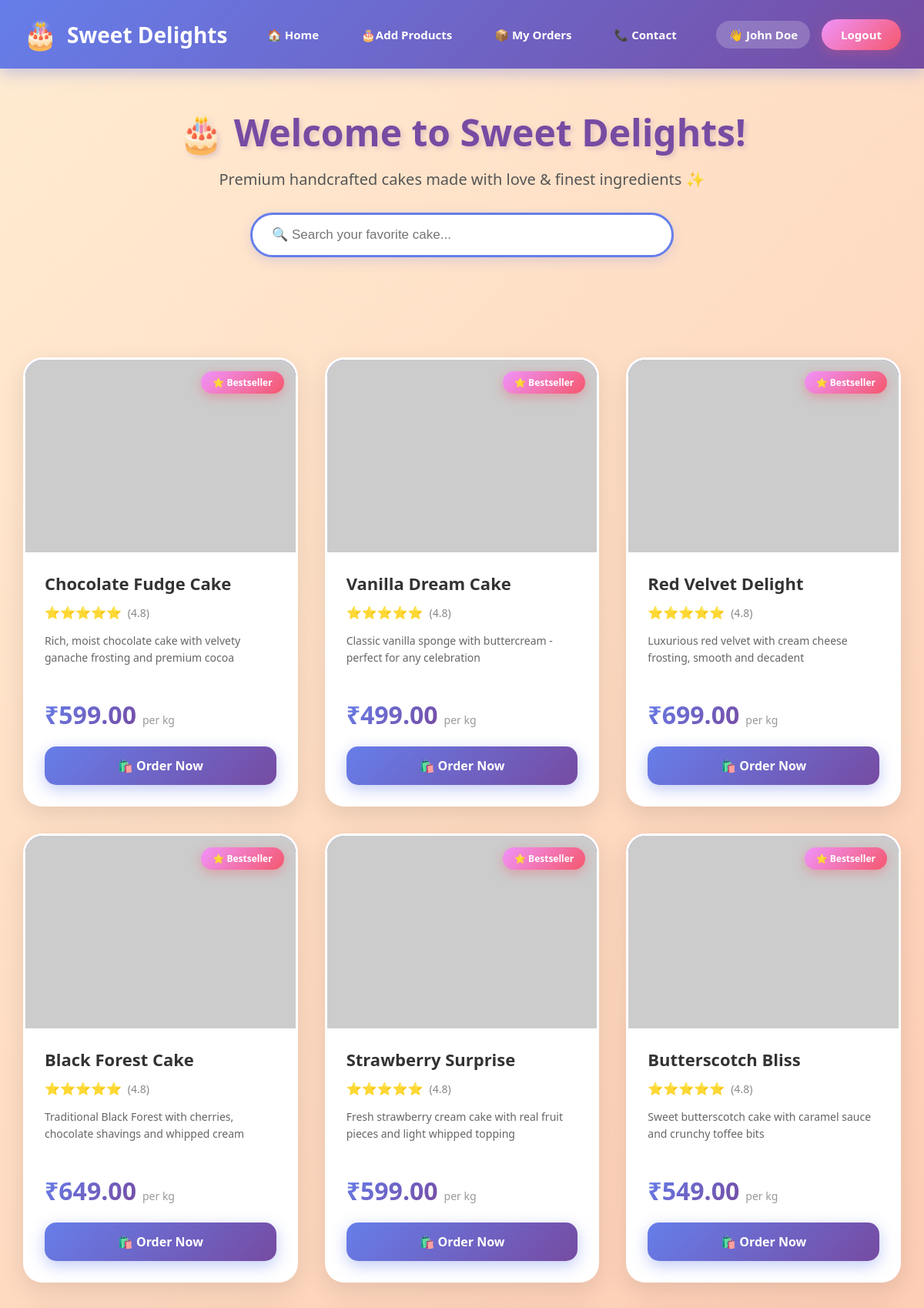
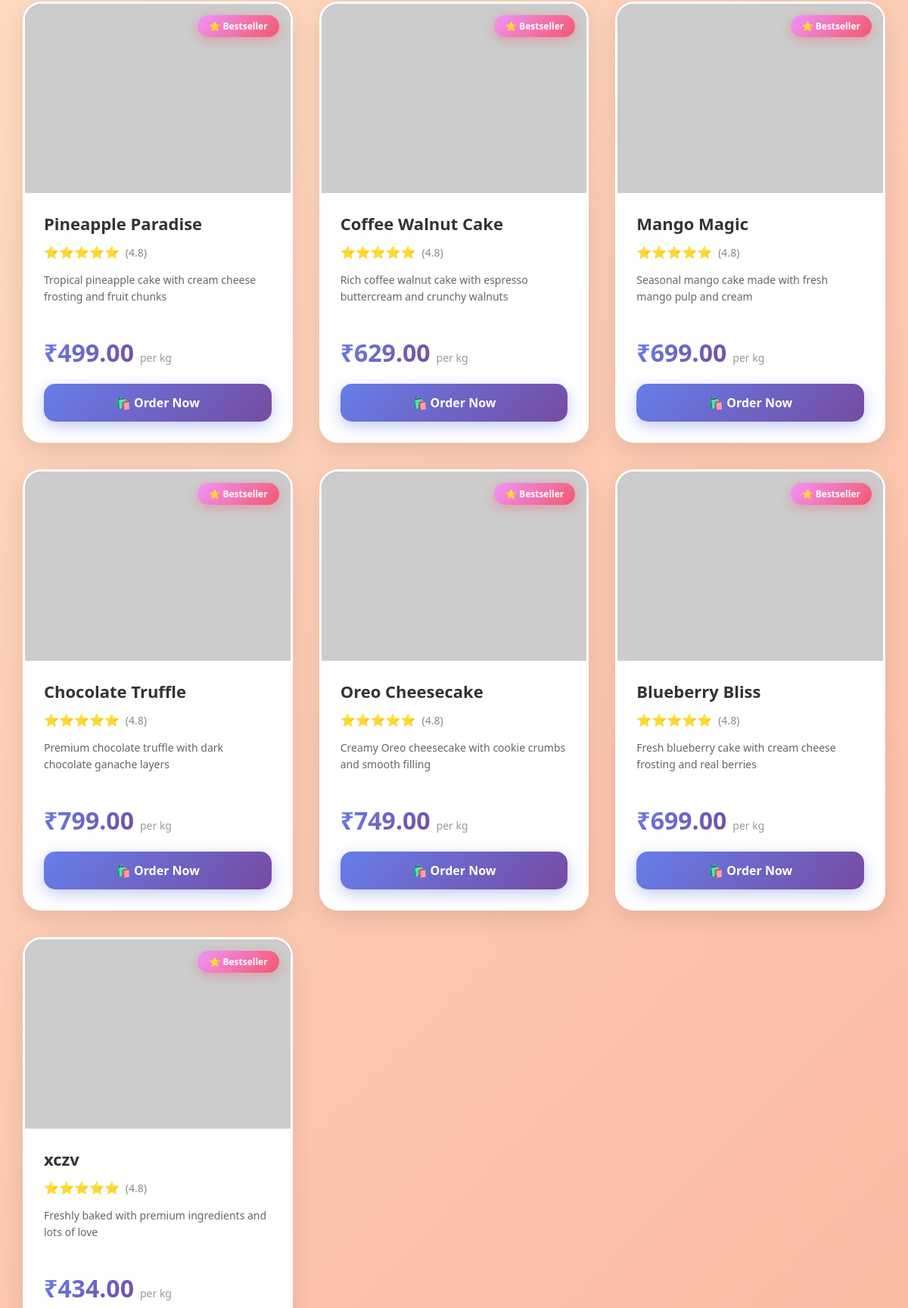
/index.php (signed in, upper part), run on the app's committed database (2 pictures, top to bottom).
### tables this page shows
CREATE TABLE `cakes` (
  `id` int(11) NOT NULL,
  `name` varchar(150) NOT NULL,
  `description` text DEFAULT NULL,
  `price` decimal(10,2) NOT NULL,
  `image` varchar(255) DEFAULT NULL,
  `category` varchar(50) DEFAULT NULL,
  `weight` varchar(50) DEFAULT NULL,
  `availability` enum('available','out_of_stock') DEFAULT 'available',
  `created_at` timestamp NOT NULL DEFAULT current_timestamp(),
  `updated_at` timestamp NOT NULL DEFAULT current_timestamp() ON UPDATE current_timestamp()
);

### index.php (the view, shortened to what this page needs)
<?php
class Database {
    private $host = "localhost";
    private $username = "root";
    private $password = "";
    private $database = "cake_shop";
    private $conn;
    private function connect() {
        $this->conn = new mysqli($this->host, $this->username, $this->password, $this->database);
        $this->conn->set_charset("utf8mb4");
    }
    public function getConnection() {
        return $this->conn;
    }
}
class Cake {
    private $conn;
    public function __construct() {
        $this->db = new Database();
        $this->conn = $this->db->getConnection();
    }
    public function getAllCakes() {
        $query = "SELECT * FROM cakes ORDER BY id ASC";
        $result = $this->conn->query($query);
        return $result;
    }
}
class User {
    public function isLoggedIn() {
        return isset($_SESSION['user_id']) && isset($_SESSION['logged_in']) && $_SESSION['logged_in'] === true;
    }
    public function getUserName() {
        return isset($_SESSION['user_name']) ? $_SESSION['user_name'] : '';
    }
}
class CakeView {
    private $cakeImages;
    private $cakeDescriptions;
    public function __construct() {
        $this->cakeImages = [
            1 => "https://images.unsplash.com/photo-1578985545062-69928b1d9587?w=400&h=300&fit=crop",
            2 => "https://thenovicechefblog.com/wp-content/uploads/2013/08/Vanilla-Cake-Image-560x560.jpg",
            3 => "https://images.unsplash.com/photo-1565958011703-44f9829ba187?w=400&h=300&fit=crop",
            4 => "https://images.unsplash.com/photo-1606890737304-57a1ca8a5b62?w=400&h=300&fit=crop",
            5 => "https://images.unsplash.com/photo-1464349095431-e9a21285b5f3?w=400&h=300&fit=crop",
            6 => "https://images.unsplash.com/photo-1563729784474-d77dbb933a9e?w=400&h=300&fit=crop",
            7 => "https://images.unsplash.com/photo-1576618148400-f54bed99fcfd?w=400&h=300&fit=crop",
            8 => "https://images.unsplash.com/photo-1557925923-cd4648e211a0?w=400&h=300&fit=crop",
            9 => "https://images.unsplash.com/photo-1586985289688-ca3cf47d3e6e?w=400&h=300&fit=crop",
            10 => "https://images.unsplash.com/photo-1571115177098-24ec42ed204d?w=400&h=300&fit=crop",
            11 => "https://www.tamingtwins.com/wp-content/uploads/2018/06/oreo-cheesecake-pin-2-680x1020.jpg",
            12 => "https://images.unsplash.com/photo-1621303837174-89787a7d4729?w=400&h=300&fit=crop"
        ];
        $this->cakeDescriptions = [
            1 => "Rich, moist chocolate cake with velvety ganache frosting and premium cocoa",
            2 => "Classic vanilla sponge with buttercream - perfect for any celebration",
            3 => "Luxurious red velvet with cream cheese frosting, smooth and decadent",
            4 => "Traditional Black Forest with cherries, chocolate shavings and whipped cream",
            5 => "Fresh strawberry cream cake with real fruit pieces and light whipped topping",
            6 => "Sweet butterscotch cake with caramel sauce and crunchy toffee bits",
            7 => "Tropical pineapple cake with cream cheese frosting and fruit chunks",
            8 => "Rich coffee walnut cake with espresso buttercream and crunchy walnuts",
            9 => "Seasonal mango cake made with fresh mango pulp and cream",
            10 => "Premium chocolate truffle with dark chocolate ganache layers",
            11 => "Creamy Oreo cheesecake with cookie crumbs and smooth filling",
            12 => "Fresh blueberry cake with cream cheese frosting and real berries"
        ];
    }
    public function getCakeImage($cakeId) {
        if (isset($this->cakeImages[$cakeId])) {
            return $this->cakeImages[$cakeId];
        }
        $colors = ['667eea', 'f093fb', 'f5576c', '38ef7d', 'ffd700', 'ff6b6b'];
        $randomColor = $colors[($cakeId - 1) % count($colors)];
        return "https://via.placeholder.com/400x300/{$randomColor}/ffffff?text=🎂+Cake+#{$cakeId}";
    }
    public function getCakeDescription($cakeId) {
        return isset($this->cakeDescriptions[$cakeId])
            ? $this->cakeDescriptions[$cakeId]
            : "Freshly baked with premium ingredients and lots of love";
    }
    public function renderHeader($user) {
        $isLoggedIn = $user->isLoggedIn();
        $userName = $user->getUserName();
        ?>
        <header>
            <div class="header-container">
                <a href="index.php" class="logo">
                    <span>🎂</span>
                    <div>Sweet Delights</div>
                </a>
                <nav class="nav-links">
                    <a href="index.php">🏠 Home</a>
                    <a href="Add prodect.php">🎂Add Products</a>
                    <?php if ($isLoggedIn): ?>
                        <a href="my_orders.php">📦 My Orders</a>
                    <?php endif; ?>
                    <a href="#contact">📞 Contact</a>
                </nav>
                <div class="user-section">
                    <?php if ($isLoggedIn): ?>
                        <span class="user-name">👋 <?= htmlspecialchars($userName) ?></span>
                        <a href="logout.php" class="auth-btn">Logout</a>
                    <?php else: ?>
                        <a href="login.php" class="auth-btn">Login / Sign Up</a>
                    <?php endif; ?>
                </div>
            </div>
        </header>
        <?php
    }
    public function renderCakeCard($cake) {
        $imgSrc = $this->getCakeImage($cake['id']);
        $description = $this->getCakeDescription($cake['id']);
        ?>
        <div class="cake-card" data-name="<?= strtolower(htmlspecialchars($cake['name'])) ?>">
            <div class="cake-image-wrapper">
                <img src="<?= $imgSrc ?>"
                     alt="<?= htmlspecialchars($cake['name']) ?>"
                     loading="lazy"
                     onerror="this.src='https://via.placeholder.com/400x300/667eea/ffffff?text=🎂+<?= urlencode($cake['name']) ?>'">
                <div class="badge">⭐ Bestseller</div>
            </div>
            <div class="cake-info">
                <h3><?= htmlspecialchars($cake['name']) ?></h3>
                <div class="rating">
                    <span class="stars">⭐⭐⭐⭐⭐</span>
                    <span class="rating-text">(4.8)</span>
                </div>
                <p class="cake-description"><?= $description ?></p>
                <div class="price-tag">
                    <span class="price">₹<?= number_format($cake['price'], 2) ?></span>
                    <span class="price-label">per kg</span>
                </div>
                <a href="payment.php?id=<?= $cake['id'] ?>&name=<?= urlencode($cake['name']) ?>&price=<?= $cake['price'] ?>" class="btn">
                    🛍️ Order Now
                </a>
            </div>
        </div>
        <?php
    }
}
$cakeModel = new Cake();
$userModel = new User();
$cakeView = new CakeView();
$cakes = $cakeModel->getAllCakes();
?>
<!DOCTYPE html>
<html lang="en">
<head>
</head>
<body>
    <?php $cakeView->renderHeader($userModel); ?>
    <div class="hero-section">
        <h1>🎂 Welcome to Sweet Delights!</h1>
        <p class="subtitle">Premium handcrafted cakes made with love & finest ingredients ✨</p>
        <div class="search-bar">
            <input type="text" id="searchInput" placeholder="🔍 Search your favorite cake..." onkeyup="filterCakes()">
        </div>
    </div>
    <div class="cake-grid" id="cakeGrid">
        <?php
        while($cake = $cakes->fetch_assoc()) {
            $cakeView->renderCakeCard($cake);
        }
        ?>
    </div>
</body>
</html>

### index.php (style rules this page uses)
* { margin: 0; padding: 0; box-sizing: border-box; }
body { font-family: 'Segoe UI', Tahoma, Geneva, Verdana, sans-serif; background: linear-gradient(135deg, #ffecd2 0%, #fcb69f 100%); min-height: 100vh; }
header { background: linear-gradient(135deg, #667eea 0%, #764ba2 100%); padding: 20px 0; box-shadow: 0 5px 20px rgba(102, 126, 234, 0.4); position: sticky; top: 0; z-index: 100; }
.header-container { max-width: 1300px; margin: 0 auto; display: flex; justify-content: space-between; align-items: center; padding: 0 30px; gap: 30px; }
.logo { display: flex; align-items: center; gap: 12px; color: white; font-size: 28px; font-weight: bold; text-decoration: none; transition: transform 0.3s; }
.logo span { font-size: 36px; animation: bounce 2s infinite; }
.nav-links { display: flex; gap: 25px; align-items: center; }
.nav-links a { color: white; text-decoration: none; font-size: 15px; font-weight: 600; padding: 8px 15px; border-radius: 20px; transition: all 0.3s; }
.user-section { display: flex; align-items: center; gap: 15px; }
.user-name { color: white; font-weight: 600; font-size: 15px; background: rgba(255,255,255,0.2); padding: 8px 16px; border-radius: 20px; }
.auth-btn { background: linear-gradient(135deg, #f093fb 0%, #f5576c 100%); color: white; padding: 10px 25px; border-radius: 25px; text-decoration: none; font-size: 15px; font-weight: 600; transition: all 0.3s; box-shadow: 0 4px 15px rgba(245, 87, 108, 0.3); }
.hero-section { text-align: center; padding: 50px 20px; max-width: 900px; margin: 0 auto; }
h1 { color: #764ba2; font-size: 48px; margin-bottom: 15px; text-shadow: 3px 3px 6px rgba(118, 75, 162, 0.2); animation: fadeInDown 0.8s; }
.subtitle { color: #555; font-size: 20px; margin-bottom: 30px; font-weight: 500; }
.search-bar { max-width: 550px; margin: 30px auto; position: relative; }
.search-bar input { width: 100%; padding: 16px 25px; border: 3px solid #667eea; border-radius: 30px; font-size: 17px; outline: none; transition: all 0.3s; background: white; box-shadow: 0 5px 15px rgba(102, 126, 234, 0.2); }
.cake-grid { display: grid; grid-template-columns: repeat(auto-fill, minmax(300px, 1fr)); gap: 35px; max-width: 1300px; margin: 50px auto; padding: 0 30px; }
.cake-card { background: white; border-radius: 25px; overflow: hidden; box-shadow: 0 10px 30px rgba(0,0,0,0.1); transition: all 0.4s cubic-bezier(0.175, 0.885, 0.32, 1.275); border: 3px solid transparent; }
.cake-image-wrapper { width: 100%; height: 250px; overflow: hidden; position: relative; background: linear-gradient(135deg, #667eea 0%, #764ba2 100%); }
.cake-card img { width: 100%; height: 100%; object-fit: cover; transition: transform 0.4s; }
.badge { position: absolute; top: 15px; right: 15px; background: linear-gradient(135deg, #f093fb 0%, #f5576c 100%); color: white; padding: 6px 15px; border-radius: 20px; font-size: 12px; font-weight: bold; box-shadow: 0 4px 15px rgba(245, 87, 108, 0.4); }
.cake-info { padding: 25px; }
.cake-card h3 { color: #333; font-size: 22px; margin-bottom: 12px; font-weight: 700; }
.rating { display: flex; align-items: center; gap: 8px; margin-bottom: 15px; font-size: 16px; }
.stars { color: #ffd700; }
.rating-text { color: #888; font-size: 14px; }
.cake-description { color: #666; font-size: 14px; margin-bottom: 20px; line-height: 1.6; height: 65px; overflow: hidden; }
.price-tag { display: flex; align-items: baseline; gap: 8px; margin-bottom: 20px; }
.price { background: linear-gradient(135deg, #667eea 0%, #764ba2 100%); -webkit-background-clip: text; -webkit-text-fill-color: transparent; background-clip: text; font-size: 32px; font-weight: bold; }
.price-label { color: #999; font-size: 14px; }
.btn { display: inline-block; width: 100%; padding: 14px; background: linear-gradient(135deg, #667eea 0%, #764ba2 100%); color: white; text-decoration: none; border-radius: 15px; font-weight: 700; text-align: center; transition: all 0.3s; font-size: 16px; box-shadow: 0 6px 20px rgba(102, 126, 234, 0.4); }
.cake-card { animation: fadeIn 0.6s ease-out forwards; opacity: 0; }
.cake-card:nth-child(1) { animation-delay: 0.1s; }
.cake-card:nth-child(2) { animation-delay: 0.2s; }
.cake-card:nth-child(3) { animation-delay: 0.3s; }
.cake-card:nth-child(4) { animation-delay: 0.4s; }
.cake-card:nth-child(5) { animation-delay: 0.5s; }
.cake-card:nth-child(6) { animation-delay: 0.6s; }

### data on the page
cakes: name "Chocolate Fudge Cake", id "Rich, moist chocolate cake with velvety ganache frosting and premium cocoa", price "599.00"
cakes: name "Vanilla Dream Cake", id "Classic vanilla sponge with buttercream - perfect for any celebration", price "499.00"
cakes: name "Red Velvet Delight", id "Luxurious red velvet with cream cheese frosting, smooth and decadent", price "699.00"
cakes: name "Black Forest Cake", id "Traditional Black Forest with cherries, chocolate shavings and whipped cream", price "649.00"
cakes: name "Strawberry Surprise", id "Fresh strawberry cream cake with real fruit pieces and light whipped topping", price "599.00"
cakes: name "Butterscotch Bliss", id "Sweet butterscotch cake with caramel sauce and crunchy toffee bits", price "549.00"
cakes: name "Pineapple Paradise", id "Tropical pineapple cake with cream cheese frosting and fruit chunks", price "499.00"
cakes: name "Coffee Walnut Cake", id "Rich coffee walnut cake with espresso buttercream and crunchy walnuts", price "629.00"
cakes: name "Mango Magic", id "Seasonal mango cake made with fresh mango pulp and cream", price "699.00"
cakes: name "Chocolate Truffle", id "Premium chocolate truffle with dark chocolate ganache layers", price "799.00"
cakes: name "Oreo Cheesecake", id "Creamy Oreo cheesecake with cookie crumbs and smooth filling", price "749.00"
cakes: name "Blueberry Bliss", id "Fresh blueberry cake with cream cheese frosting and real berries", price "699.00"
cakes: name "xczv", id "Freshly baked with premium ingredients and lots of love", price "434.00"

### other printed values
$userName "John Doe"
